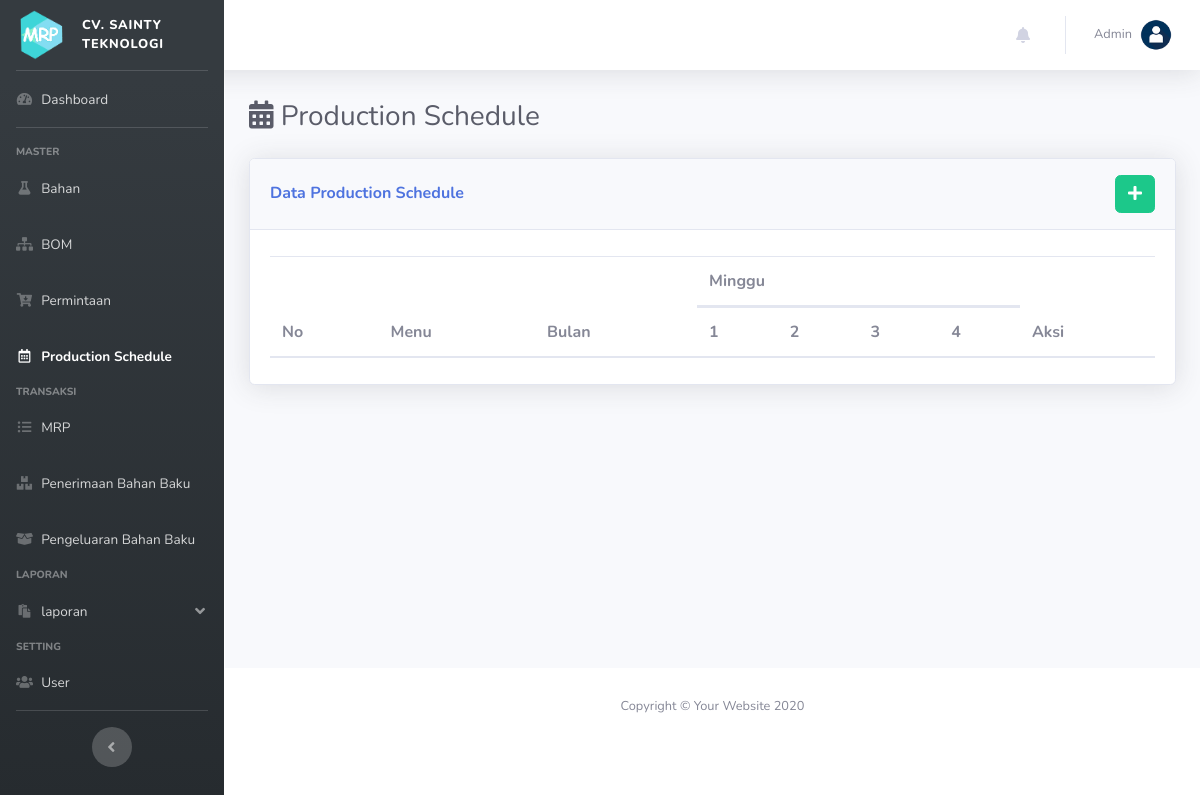
Page /index.php?p=mps on the earlier database version.
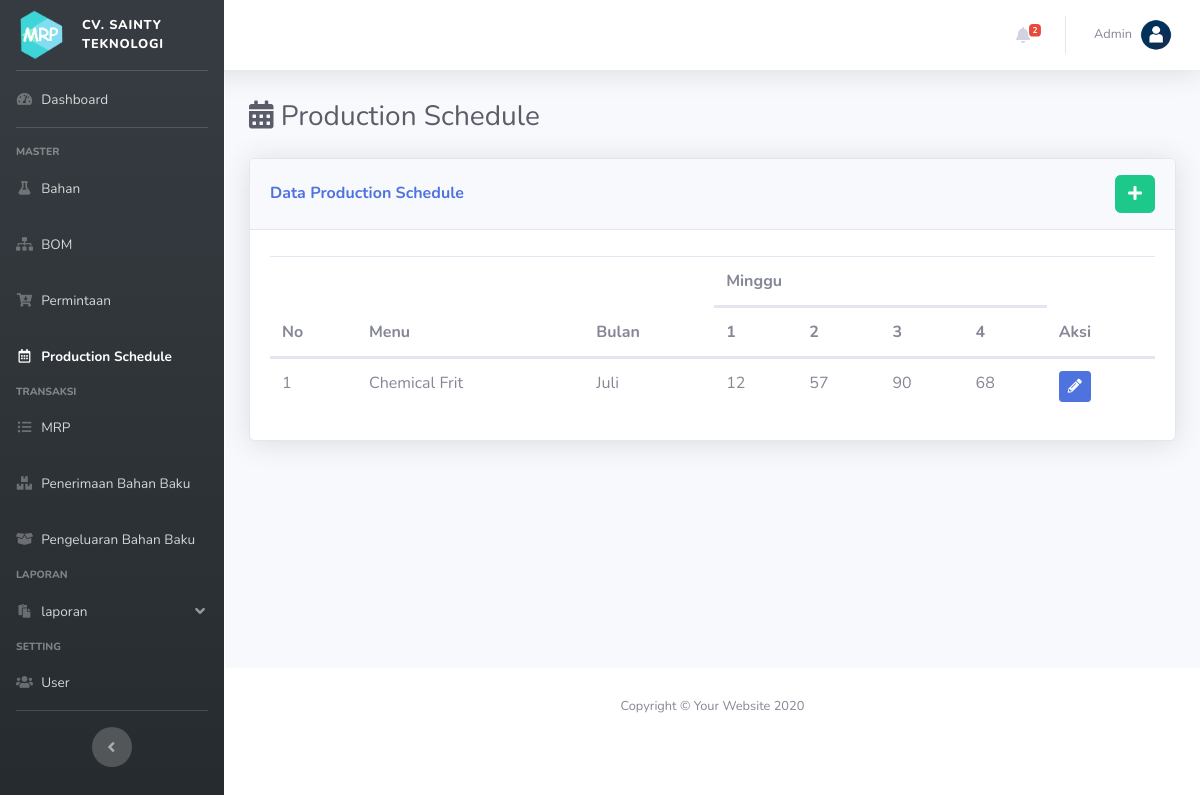
Same page on the later database version.
### tables this page shows
CREATE TABLE IF NOT EXISTS `mps` (
  `id_mps` int(11) NOT NULL AUTO_INCREMENT,
  `id_bom` int(11) DEFAULT NULL,
  `bulan` date DEFAULT NULL,
  `M1` int(11) DEFAULT NULL,
  `M2` int(11) DEFAULT NULL,
  `M3` int(11) DEFAULT NULL,
  `M4` int(11) DEFAULT NULL,
  PRIMARY KEY (`id_mps`),
  KEY `id_bom` (`id_bom`),
  CONSTRAINT `FK_mps_bom` FOREIGN KEY (`id_bom`) REFERENCES `bom` (`id_bom`) ON DELETE CASCADE ON UPDATE CASCADE
);

CREATE TABLE IF NOT EXISTS `bom` (
  `id_bom` int(11) NOT NULL AUTO_INCREMENT,
  `nama_bom` varchar(200) DEFAULT NULL,
  `satuan` varchar(50) DEFAULT NULL,
  `jumlah` double DEFAULT NULL,
  `LT` int(11) DEFAULT NULL,
  PRIMARY KEY (`id_bom`) USING BTREE
);

### config/koneksi.php (called while the page is built, shortened)
<?php
	function get_bulan($bln=''){
		$bulan = ["",
					"January",
					"Februari",
					"Maret",
					"April",
					"Mei",
					"Juni",
					"Juli",
					"Agustus",
					"September",
					"Oktober",
					"November",
				];
		unset($bulan[0]);
		if($bln!=''){
			return $bulan[$bln];
		}else{
			return $bulan;
		}
	}
?>

### pages/mps.php (the view, shortened to what this page needs)
<div class="d-sm-flex align-items-center justify-content-between mb-4">
    <h1 class="h3 mb-0 text-gray-800"> <i class="fa fa-calendar-alt"></i> Production Schedule</h1>
</div>
<?php
	$ket = "Data";
?>
<div class="row">
	<div class="col mb-4">
		<div class="card shadow mb-4">
            <div class="card-header py-3 d-flex flex-row align-items-center justify-content-between">
                <h6 class="m-0 font-weight-bold text-primary"><?= ucfirst($ket); ?> Production Schedule</h6>
                <?php
                if(!isset($_GET['ket'])){
                ?>
                <div class="dropdown no-arrow">
                    <a href="index.php?p=mps&ket=tambah" class="btn btn-success" data-toggle="tooltip" data-placement="top" title="Tambah Data"><i class="fa fa-plus"></i></a>
                </div>
            	<?php } ?>
            </div>
            <div class="card-body">
            <?php
                if(!isset($form)):
            ?>
                <table class="table dataTable">
                    <thead>
                        <tr>
                            <th rowspan="2">No</th>
                            <th rowspan="2">Menu</th>
                            <th rowspan="2">Bulan</th>
                            <th colspan="4">Minggu</th>
                            <th rowspan="2">Aksi</th>
                        </tr>
                        <tr>
                            <th>1</th>
                            <th>2</th>
                            <th>3</th>
                            <th>4</th>
                        </tr>
                    </thead>
                    <tbody>
                    <?php
                        $i=0;
                        $sql = "SELECT * FROM mps a JOIN bom b ON a.id_bom = b.id_bom ORDER BY bulan DESC";
                        $q = mysqli_query($con, $sql);
                        while($row = mysqli_fetch_array($q)):
                    ?>
                        <tr>
                            <td><?= ++$i; ?></td>
                            <td><?= $row['nama_bom']; ?></td>
                            <td><?= get_bulan((int)date("m", strtotime($row['bulan']))); ?></td>
                            <td><?= $row['M1']; ?></td>
                            <td><?= $row['M2']; ?></td>
                            <td><?= $row['M3']; ?></td>
                            <td><?= $row['M4']; ?></td>
                            <td>
                                <a href="index.php?p=mps&ket=ubah&id=<?= $row['id_mps'] ?>" class="btn btn-sm btn-primary" data-toggle="tooltip" data-placement="top" title="Ubah Data"><i class="fa fa-pencil-alt"></i></a>
                            </td>
                        </tr>
                    <?php endwhile; ?>
                    </tbody>
                </table>
            <?php endif; ?>
            </div>
        </div>
    </div>
</div>

### pages/notification.php (shortened to what this page needs)
<?php
    $sql = "SELECT * FROM bahan";
    $q = mysqli_query($con, $sql);
    $data = [];
    while($row = mysqli_fetch_array($q)){
        if($row['rop']>$row['jumlah']){
            array_push($data, array(
                                    'id_bahan' => $row['id_bahan'],
                                    'nama_bahan' => $row['nama_bahan'],
                                    ));
        }
    }
    $nr = sizeof($data);
?>
<li class="nav-item dropdown no-arrow mx-1">
    <a class="nav-link dropdown-toggle" href="#" id="alertsDropdown" role="button" data-toggle="dropdown" aria-haspopup="true" aria-expanded="false">
        <i class="fas fa-bell fa-fw"></i>
        <?php if($nr>0):?>
        <span class="badge badge-danger badge-counter"><?= $nr; ?></span>
        <?php endif;?>
    </a>
</li>

Differences in the rows shown:
added mps: id_bom.nama_bom "Chemical Frit", bulan "Juli", M1 "12", M2 "57", M3 "90", M4 "68"
Other differences:
$nr: (not shown) → "2"
